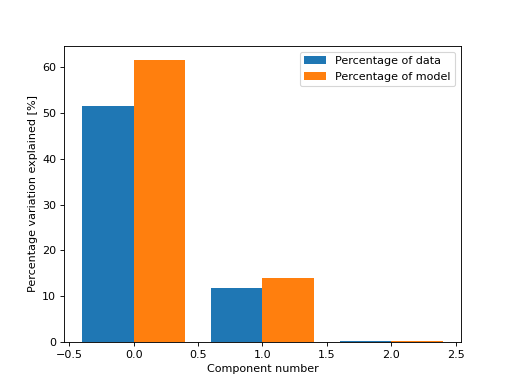

Write Python code to recreate this figure.
from tlviz.visualisation import percentage_variation_plot
from tlviz.data import simulated_random_cp_tensor
import matplotlib.pyplot as plt
cp_tensor, dataset = simulated_random_cp_tensor(shape=(5,10,15), rank=3, noise_level=0.5, seed=0)
percentage_variation_plot(cp_tensor, dataset, method="both")
# Expected:
## <AxesSubplot: xlabel='Component number', ylabel='Percentage variation explained [%]'>
plt.show()
